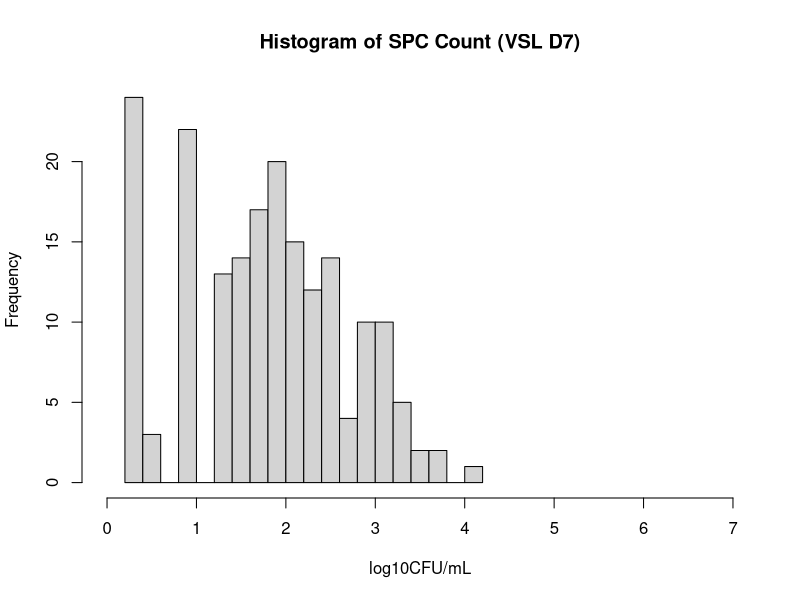
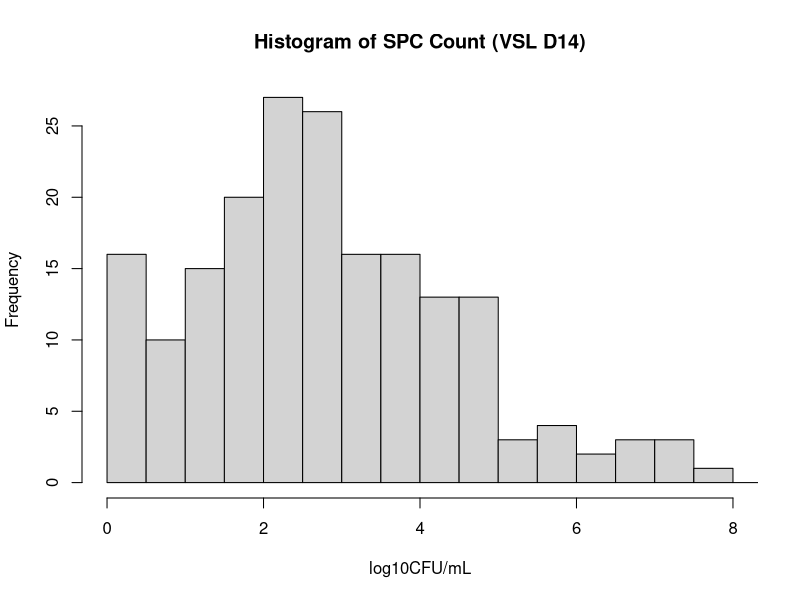
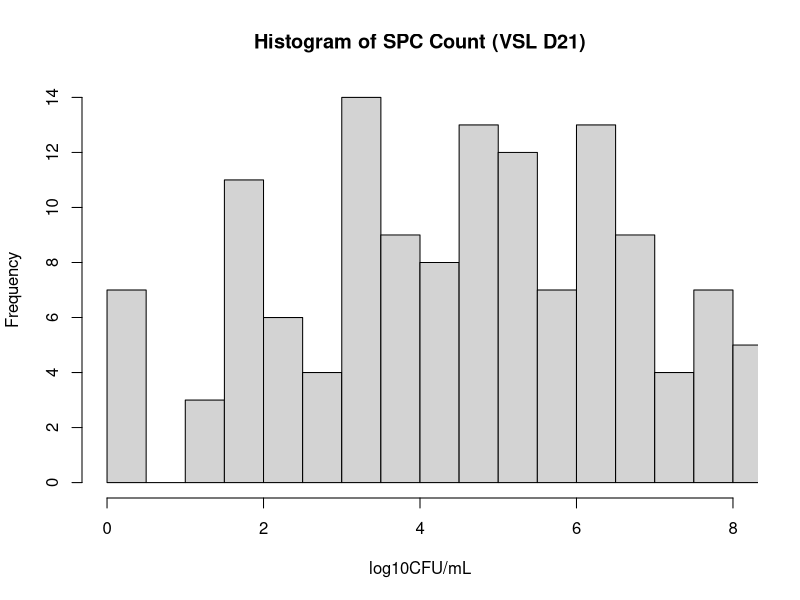
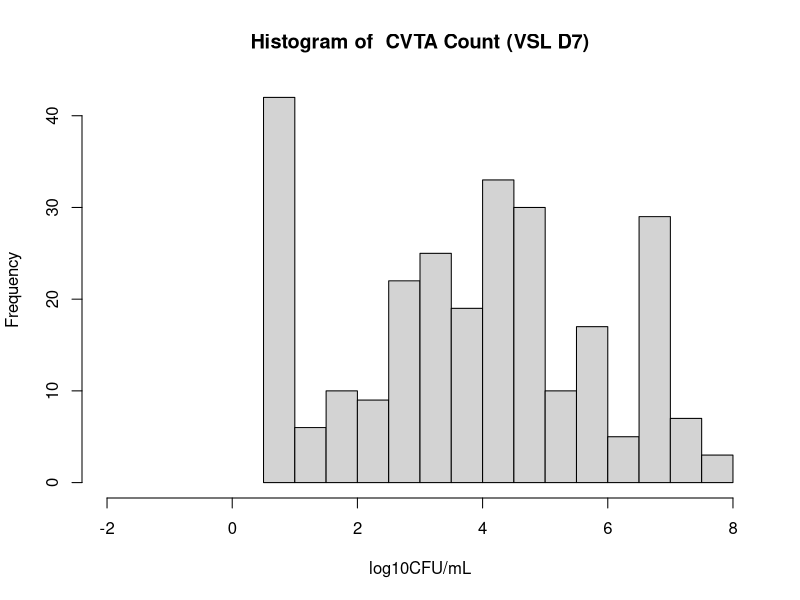
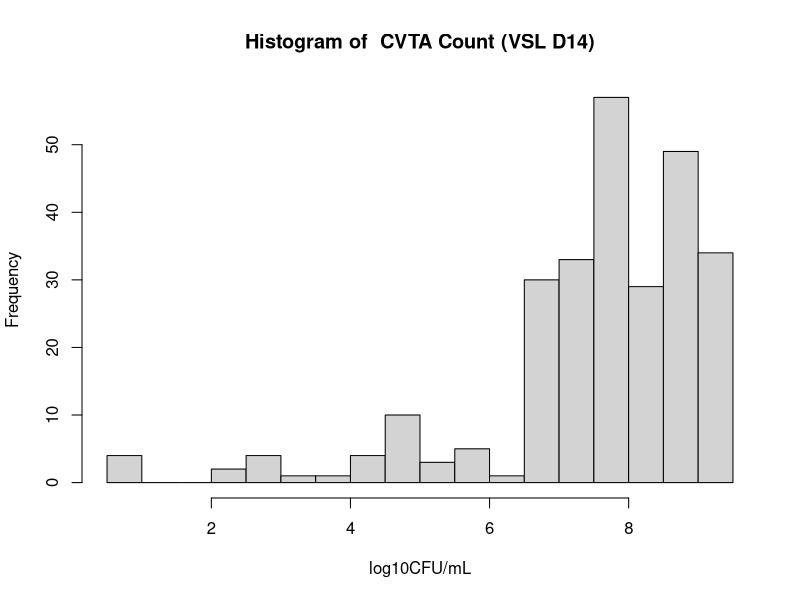
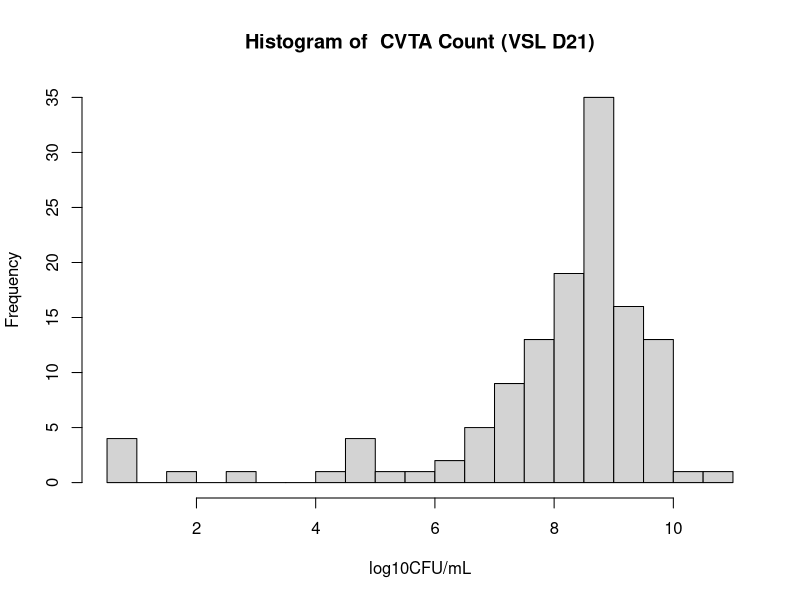

Write R code to recreate these figures, in order.
library(dplyr)

combined_data <- read.csv("combined_data.csv")
combined_data$SampleID <- gsub("-\\d+", "", combined_data$SampleID)
filtered_combined_data <- subset(combined_data, !(endsWith(SampleID, "5") | endsWith(SampleID, "6")))
write.csv(filtered_combined_data,"filtered_combined_data.csv")

combined_data_sub <- subset(filtered_combined_data, Day_Initial <= 3)

combined_data_PPC <- subset(combined_data_sub,spoilagetype == "PPC")
CVTA_D7 <- log10(combined_data_PPC$CVTA_D7)
CVTA_D7 <- na.omit(CVTA_D7)
CVTA_D14 <- log10(combined_data_PPC$CVTA_D14)
CVTA_D14 <- na.omit(CVTA_D14)
CVTA_D21 <- log10(combined_data_PPC$CVTA_D21)
CVTA_D21 <- na.omit(CVTA_D21)

combined_data_Spore <- subset(combined_data_sub, spoilagetype %in% c("spore spoilage", "no spoilage"))
SPC_D1 <- combined_data_sub$SPC_DI
SPC_D7 <- log10(combined_data_Spore$SPC_D7)
SPC_D7 <- na.omit(SPC_D7)
SPC_D14 <- log10(combined_data_Spore$SPC_D14)
SPC_D14 <- na.omit(SPC_D14)
SPC_D21 <- log10(combined_data_Spore$SPC_D21)
SPC_D21 <- na.omit(SPC_D21)

hist(SPC_D7, main = "Histogram of SPC Count (VSL D7)", xlab = "log10CFU/mL", xlim = c(0,7), breaks = 25)
hist(SPC_D14, main = "Histogram of SPC Count (VSL D14)", xlab = "log10CFU/mL", xlim = c(0,8), breaks = 25)
hist(SPC_D21, main = "Histogram of SPC Count (VSL D21)", xlab = "log10CFU/mL", xlim = c(0,8), breaks = 25)

hist(CVTA_D7, main = "Histogram of  CVTA Count (VSL D7)", xlab = "log10CFU/mL", xlim = c(-2,8), breaks = 20)
hist(CVTA_D14, main = "Histogram of  CVTA Count (VSL D14)", xlab = "log10CFU/mL", breaks = 20)
hist(CVTA_D21, main = "Histogram of  CVTA Count (VSL D21)", xlab = "log10CFU/mL", breaks = 20)
